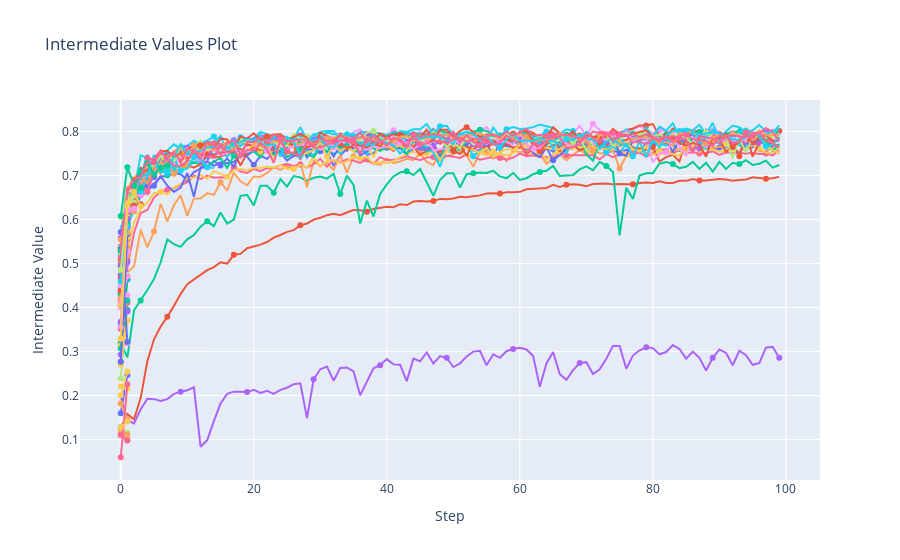

The cell this chart's notebook holds for it:
### Markdown cell above
## Visualizing the Learning Curves of the Trials

### Code cell
from optuna.visualization import plot_intermediate_values

plot_intermediate_values(study)
